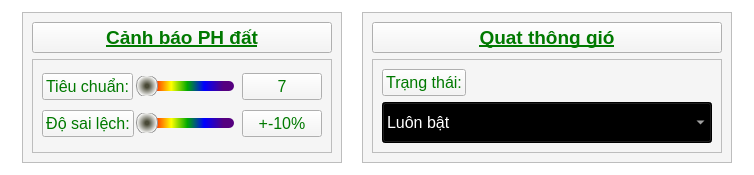
                                  <widget class="QFrame" name="Top_Setting_Option2">
                                   <property name="styleSheet">
                                    <string notr="true">background-color: rgba(0, 0, 0, 0);</string>
                                   </property>
                                   <property name="frameShape">
                                    <enum>QFrame::StyledPanel</enum>
                                   </property>
                                   <property name="frameShadow">
                                    <enum>QFrame::Raised</enum>
                                   </property>
                                   <layout class="QVBoxLayout" name="verticalLayout_53">
                                    <property name="spacing">
                                     <number>0</number>
                                    </property>
                                    <property name="leftMargin">
                                     <number>0</number>
                                    </property>
                                    <property name="topMargin">
                                     <number>0</number>
                                    </property>
                                    <property name="rightMargin">
                                     <number>0</number>
                                    </property>
                                    <property name="bottomMargin">
                                     <number>0</number>
                                    </property>
                                    <item>
                                     <widget class="QFrame" name="Top_Setting_Option2_frame">
                                      <property name="minimumSize">
                                       <size>
                                        <width>0</width>
                                        <height>0</height>
                                       </size>
                                      </property>
                                      <property name="frameShape">
                                       <enum>QFrame::StyledPanel</enum>
                                      </property>
                                      <property name="frameShadow">
                                       <enum>QFrame::Raised</enum>
                                      </property>
                                      <layout class="QHBoxLayout" name="horizontalLayout_7">
                                       <property name="spacing">
                                        <number>20</number>
                                       </property>
                                       <property name="leftMargin">
                                        <number>20</number>
                                       </property>
                                       <property name="topMargin">
                                        <number>10</number>
                                       </property>
                                       <property name="rightMargin">
                                        <number>20</number>
                                       </property>
                                       <property name="bottomMargin">
                                        <number>10</number>
                                       </property>
                                       <item>
                                        <widget class="QFrame" name="frame_4">
                                         <property name="styleSheet">
                                          <string notr="true">background-color: rgb(245, 245, 245);</string>
                                         </property>
                                         <property name="frameShape">
                                          <enum>QFrame::StyledPanel</enum>
                                         </property>
                                         <property name="frameShadow">
                                          <enum>QFrame::Raised</enum>
                                         </property>
                                         <layout class="QVBoxLayout" name="verticalLayout_52">
                                          <item>
                                           <widget class="QPushButton" name="Setting_Option1_header_3">
                                            <property name="font">
                                             <font>
                                              <family>Segoe UI</family>
                                              <pointsize>14</pointsize>
                                              <weight>75</weight>
                                              <bold>true</bold>
                                              <underline>true</underline>
                                             </font>
                                            </property>
                                            <property name="styleSheet">
                                             <string notr="true">color: qlineargradient(spread:pad, x1:0, y1:0, x2:0, y2:1, stop:0 rgba(0, 229, 0, 255), stop:1 rgba(0, 121, 0, 255));</string>
                                            </property>
                                            <property name="text">
                                             <string>Cảnh báo PH đất</string>
                                            </property>
                                           </widget>
                                          </item>
                                          <item>
                                           <widget class="QFrame" name="Top_Setting_Option1_body_3">
                                            <property name="minimumSize">
                                             <size>
                                              <width>300</width>
                                              <height>0</height>
                                             </size>
                                            </property>
                                            <property name="frameShape">
                                             <enum>QFrame::StyledPanel</enum>
                                            </property>
                                            <property name="frameShadow">
                                             <enum>QFrame::Raised</enum>
                                            </property>
                                            <layout class="QGridLayout" name="gridLayout_5">
                                             <property name="horizontalSpacing">
                                              <number>0</number>
                                             </property>
                                             <item row="0" column="0" alignment="Qt::AlignLeft">
                                              <widget class="QPushButton" name="Slider_label1_2">
                                               <property name="font">
                                                <font>
                                                 <family>Segoe UI</family>
                                                 <pointsize>12</pointsize>
                                                </font>
                                               </property>
                                               <property name="styleSheet">
                                                <string notr="true">color: qlineargradient(spread:pad, x1:0, y1:0, x2:0, y2:1, stop:0 rgba(0, 229, 0, 255), stop:1 rgba(0, 121, 0, 255));</string>
                                               </property>
                                               <property name="text">
                                                <string>Tiêu chuẩn:</string>
                                               </property>
                                              </widget>
                                             </item>
                                             <item row="0" column="1">
                                              <widget class="QSlider" name="Slider1_2">
                                               <property name="styleSheet">
                                                <string notr="true">QSlider::groove:horizotal{
	border: none;
	height: 10px;
	border-radius: 5px;
	margin: 8px;	
	background-color: qlineargradient(spread:pad, x1:0, y1:1, x2:1, y2:1, stop:0.109453 rgba(255, 0, 0, 255), stop:0.318408 rgba(255, 255, 0, 255), stop:0.492537 rgba(0, 170, 0, 255), stop:0.676617 rgba(0, 0, 255, 255), stop:0.885572 rgba(85, 0, 127, 255));
}
QSlider::handle:horizotal{
	border: 1px solid  rgb(150, 150, 150);
	background-color: qradialgradient(spread:pad, cx:0.5, cy:0.5, radius:0.5, fx:0.5, fy:0.5, stop:0.169154 rgba(74, 74, 55, 255), stop:1 rgba(255, 255, 255, 255));
	height: 20px;
	width: 20px;
	border-radius: 10px;
	margin: -6px;
}</string>
                                               </property>
                                               <property name="maximum">
                                                <number>100</number>
                                               </property>
                                               <property name="tracking">
                                                <bool>true</bool>
                                               </property>
                                               <property name="orientation">
                                                <enum>Qt::Horizontal</enum>
                                               </property>
                                               <property name="invertedAppearance">
                                                <bool>false</bool>
                                               </property>
                                               <property name="invertedControls">
                                                <bool>false</bool>
                                               </property>
                                               <property name="tickPosition">
                                                <enum>QSlider::TicksAbove</enum>
                                               </property>
                                              </widget>
                                             </item>
                                             <item row="0" column="2">
                                              <widget class="QPushButton" name="Slider_label1_13">
                                               <property name="font">
                                                <font>
                                                 <family>Segoe UI</family>
                                                 <pointsize>12</pointsize>
                                                </font>
                                               </property>
                                               <property name="styleSheet">
                                                <string notr="true">color: qlineargradient(spread:pad, x1:0, y1:0, x2:0, y2:1, stop:0 rgba(0, 229, 0, 255), stop:1 rgba(0, 121, 0, 255));</string>
                                               </property>
                                               <property name="text">
                                                <string>7</string>
                                               </property>
                                              </widget>
                                             </item>
                                             <item row="1" column="0" alignment="Qt::AlignLeft">
                                              <widget class="QPushButton" name="Slider_label2_3">
                                               <property name="font">
                                                <font>
                                                 <family>Segoe UI</family>
                                                 <pointsize>12</pointsize>
                                                </font>
                                               </property>
                                               <property name="styleSheet">
                                                <string notr="true">color: qlineargradient(spread:pad, x1:0, y1:0, x2:0, y2:1, stop:0 rgba(0, 229, 0, 255), stop:1 rgba(0, 121, 0, 255));</string>
                                               </property>
                                               <property name="text">
                                                <string>Độ sai lệch:</string>
                                               </property>
                                              </widget>
                                             </item>
                                             <item row="1" column="1">
                                              <widget class="QSlider" name="Slider2_3">
                                               <property name="styleSheet">
                                                <string notr="true">QSlider::groove:horizotal{
	border: none;
	height: 10px;
	border-radius: 5px;
	margin: 8px;	
	background-color: qlineargradient(spread:pad, x1:0, y1:1, x2:1, y2:1, stop:0.109453 rgba(255, 0, 0, 255), stop:0.318408 rgba(255, 255, 0, 255), stop:0.492537 rgba(0, 170, 0, 255), stop:0.676617 rgba(0, 0, 255, 255), stop:0.885572 rgba(85, 0, 127, 255));
}
QSlider::handle:horizotal{
	border: 1px solid  rgb(150, 150, 150);
	background-color: qradialgradient(spread:pad, cx:0.5, cy:0.5, radius:0.5, fx:0.5, fy:0.5, stop:0.169154 rgba(74, 74, 55, 255), stop:1 rgba(255, 255, 255, 255));
	height: 20px;
	width: 20px;
	border-radius: 10px;
	margin: -6px;
}</string>
                                               </property>
                                               <property name="maximum">
                                                <number>100</number>
                                               </property>
                                               <property name="orientation">
                                                <enum>Qt::Horizontal</enum>
                                               </property>
                                               <property name="tickPosition">
                                                <enum>QSlider::TicksAbove</enum>
                                               </property>
                                              </widget>
                                             </item>
                                             <item row="1" column="2">
                                              <widget class="QPushButton" name="Slider_label1_14">
                                               <property name="font">
                                                <font>
                                                 <family>Segoe UI</family>
                                                 <pointsize>12</pointsize>
                                                </font>
                                               </property>
                                               <property name="styleSheet">
                                                <string notr="true">color: qlineargradient(spread:pad, x1:0, y1:0, x2:0, y2:1, stop:0 rgba(0, 229, 0, 255), stop:1 rgba(0, 121, 0, 255));</string>
                                               </property>
                                               <property name="text">
                                                <string>+-10%</string>
                                               </property>
                                              </widget>
                                             </item>
                                            </layout>
                                           </widget>
                                          </item>
                                         </layout>
                                        </widget>
                                       </item>
                                       <item>
                                        <widget class="QFrame" name="frame_5">
                                         <property name="styleSheet">
                                          <string notr="true">background-color: rgb(245, 245, 245);</string>
                                         </property>
                                         <property name="frameShape">
                                          <enum>QFrame::StyledPanel</enum>
                                         </property>
                                         <property name="frameShadow">
                                          <enum>QFrame::Raised</enum>
                                         </property>
                                         <layout class="QVBoxLayout" name="verticalLayout_54">
                                          <item>
                                           <widget class="QPushButton" name="Setting_Option1_header_4">
                                            <property name="font">
                                             <font>
                                              <family>Segoe UI</family>
                                              <pointsize>14</pointsize>
                                              <weight>75</weight>
                                              <bold>true</bold>
                                              <underline>true</underline>
                                             </font>
                                            </property>
                                            <property name="styleSheet">
                                             <string notr="true">color: qlineargradient(spread:pad, x1:0, y1:0, x2:0, y2:1, stop:0 rgba(0, 229, 0, 255), stop:1 rgba(0, 121, 0, 255));</string>
                                            </property>
                                            <property name="text">
                                             <string>Quạt thông gió</string>
                                            </property>
                                           </widget>
                                          </item>
                                          <item>
                                           <widget class="QFrame" name="Top_Setting_Option1_body_4">
                                            <property name="minimumSize">
                                             <size>
                                              <width>300</width>
                                              <height>0</height>
                                             </size>
                                            </property>
                                            <property name="frameShape">
                                             <enum>QFrame::StyledPanel</enum>
                                            </property>
                                            <property name="frameShadow">
                                             <enum>QFrame::Raised</enum>
                                            </property>
                                            <layout class="QVBoxLayout" name="verticalLayout_60">
                                             <item alignment="Qt::AlignLeft">
                                              <widget class="QPushButton" name="Slider_label2_4">
                                               <property name="font">
                                                <font>
                                                 <family>Segoe UI</family>
                                                 <pointsize>12</pointsize>
                                                </font>
                                               </property>
                                               <property name="styleSheet">
                                                <string notr="true">color: qlineargradient(spread:pad, x1:0, y1:0, x2:0, y2:1, stop:0 rgba(0, 229, 0, 255), stop:1 rgba(0, 121, 0, 255));</string>
                                               </property>
                                               <property name="text">
                                                <string>Trạng thái:</string>
                                               </property>
                                              </widget>
                                             </item>
                                             <item>
                                              <widget class="QComboBox" name="Fan_State">
                                               <property name="font">
                                                <font>
                                                 <family>Segoe UI</family>
                                                 <pointsize>12</pointsize>
                                                </font>
                                               </property>
                                               <property name="styleSheet">
                                                <string notr="true">QComboBox#Fan_State{
	background-color: qlineargradient(spread:pad, x1:0, y1:0, x2:0, y2:1, stop:0 rgba(0, 201, 0, 255), stop:1 rgba(25, 81, 36, 255));
	width: 300px;
	height: 35px;
	color: rgb(255, 255, 255);
}
QComboBox#Fan_State:hover{	
	background-color: qlineargradient(spread:pad, x1:1, y1:1, x2:1, y2:0, stop:0 rgba(0, 85, 255, 255), stop:1 rgba(0, 192, 255, 255));
}</string>
                                               </property>
                                               <item>
                                                <property name="text">
                                                 <string>Luôn bật</string>
                                                </property>
                                               </item>
                                               <item>
                                                <property name="text">
                                                 <string>Luôn tắt</string>
                                                </property>
                                               </item>
                                               <item>
                                                <property name="text">
                                                 <string>Tùy chỉnh</string>
                                                </property>
                                               </item>
                                              </widget>
                                             </item>
                                            </layout>
                                           </widget>
                                          </item>
                                         </layout>
                                        </widget>
                                       </item>
                                      </layout>
                                     </widget>
                                    </item>
                                   </layout>
                                  </widget>
